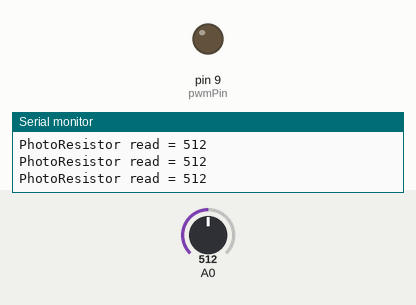
This sketch was run on a simulated Arduino Uno, built with avr-gcc and run on an emulated ATmega328P. Parts: output pins drawn as LEDs (lit = HIGH), the last lines printed to the serial monitor. The test bench sets the inputs (shaded band); at power-on: A0 = 512.

Above: at 1.2 s.
1.3 s: A0 set to 716
At 1.9 s:
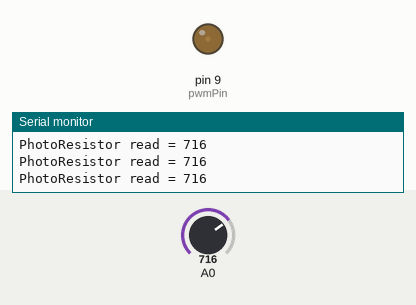
2.8 s: A0 set to 900
At 3.3 s:
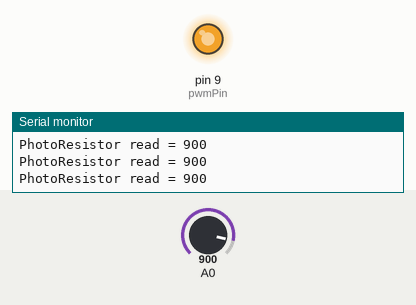
Timing chart, 0 to 5.8 s (numbered marks = the images above; inputs shaded):
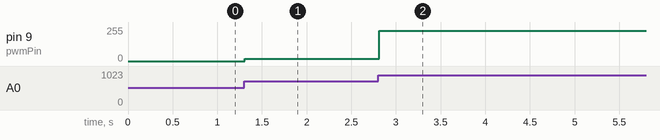

The sketch:

5_27_____2____.ino
```cpp
// C++ code
//
int SensorValue = 0;
int ledDimming = 0;
int pwmPin = 9;

void setup()
{
  pinMode(A0, INPUT);
  Serial.begin(9600);
}

void loop()
{
  SensorValue = analogRead(A0);
  Serial.print("PhotoResistor read = ");
  Serial.println(SensorValue);
  ledDimming = map(SensorValue, 700,925,0,255);
  if(ledDimming < 0) ledDimming = 0;
  analogWrite(pwmPin, ledDimming);
  delay(100);
}
```

Measured:
- after the input at 1.3 s, pin 9 (pwmPin): 0/255 → 18/255 at once
- after the input at 2.8 s, pin 9 (pwmPin): 18/255 → 226/255 at once
